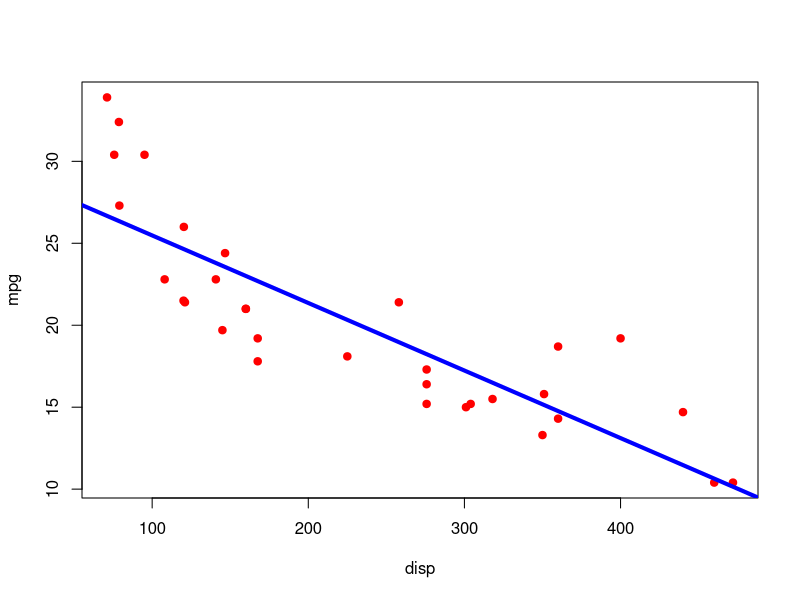

The R script that drew this image:
## ---- chunk 1
knitr::opts_chunk$set(echo = FALSE)
## ---- chunk 2
fit <- lm(mpg ~ disp, data = mtcars)
plot(mpg ~ disp, data = mtcars, pch = 19, col = 'red')
abline(fit, col = 'blue', lwd = 4)
